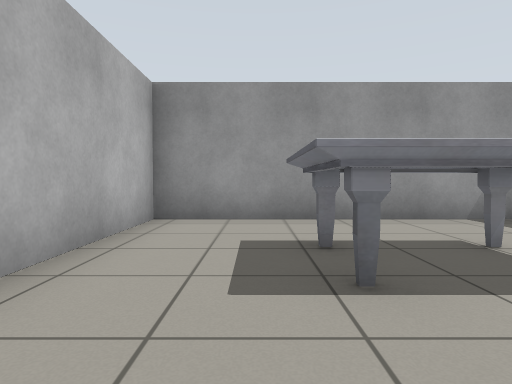
view 1 (above)

15 first-person views from a walk through a world built for the Gazebo simulator. The camera is 0.72 m above the floor, tilts 2° down and sees 75° across. The floor is counted in squares, 1 m on a side. Each view is taken from the middle of a square. On the plan, view 1 faces up. The plan holds only what a view shows up to about 10 squares ahead; the rest is blank.

view 2
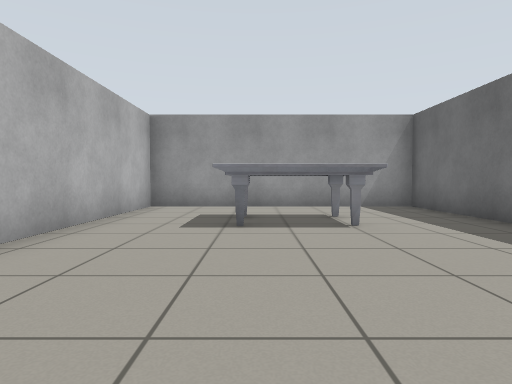

view 3
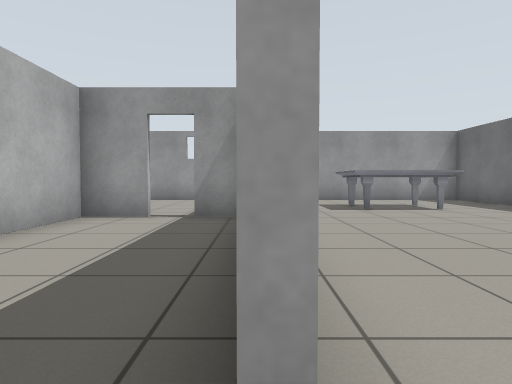

view 4
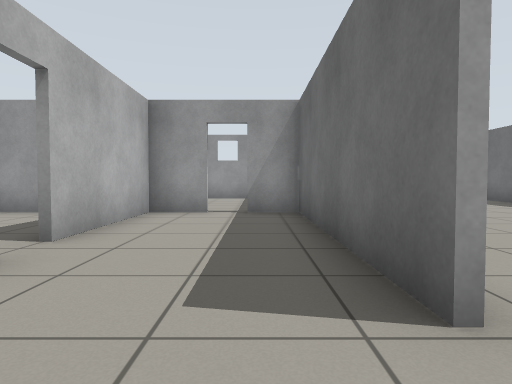

view 5
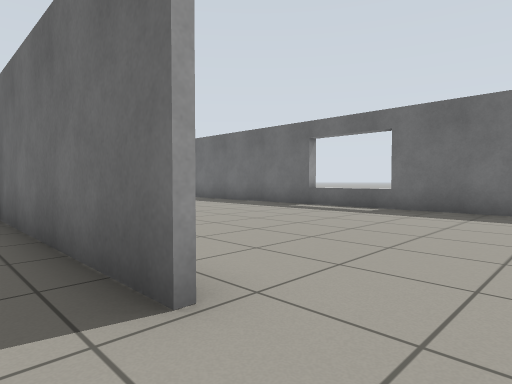

view 6
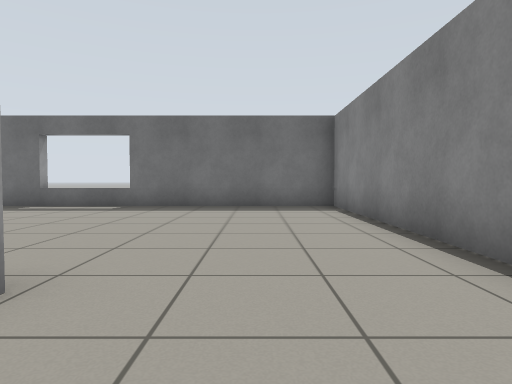

view 7
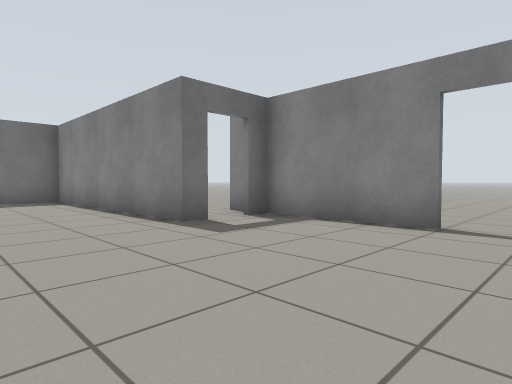

view 8
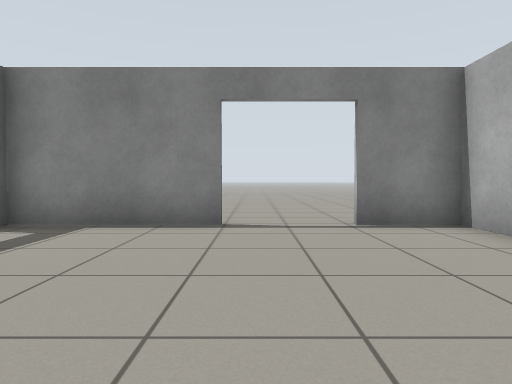

view 9
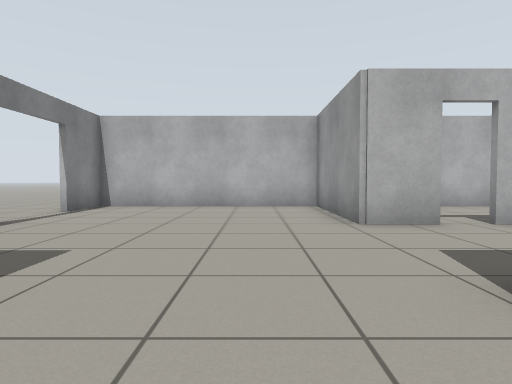

view 10
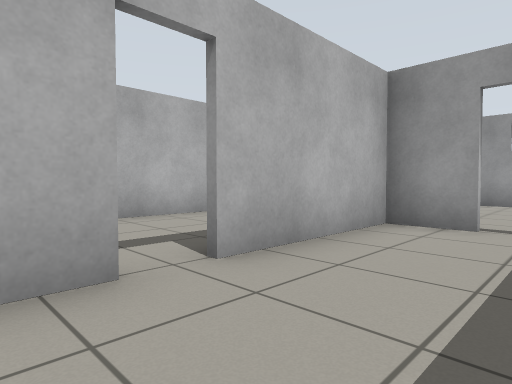

view 11
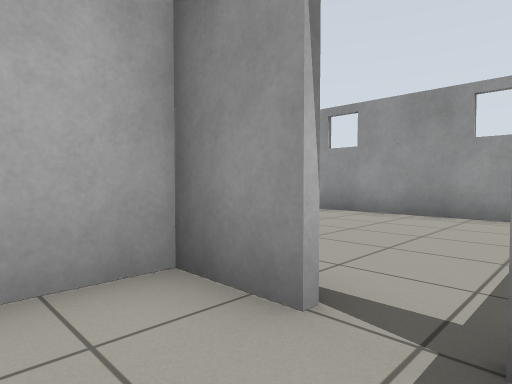

view 12
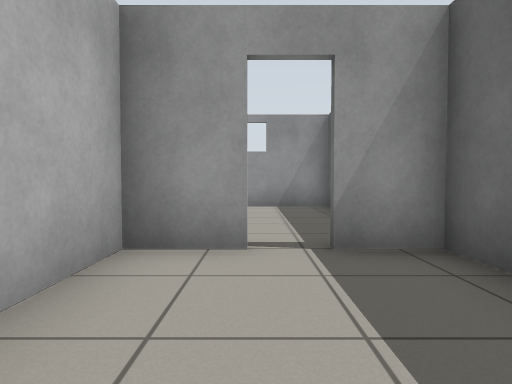

view 13
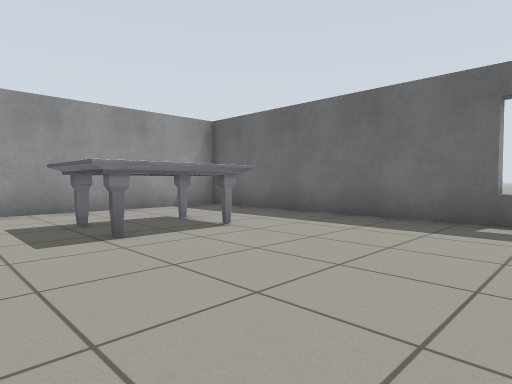

view 14
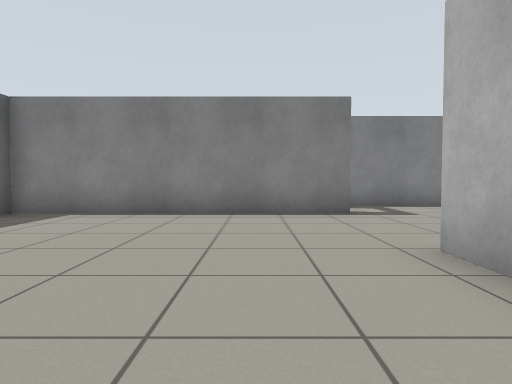

view 15
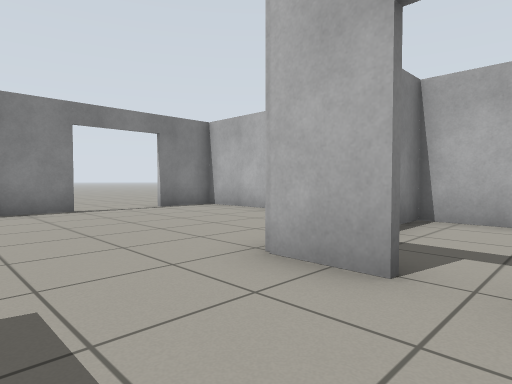

### Floor plan
Points are (right, up) in squares from view 1. A wall is a line through its corners. A room is listed if a view was taken in it or the views show most of it. See-through windows are left out.
Room 1 (views 1, 2, 3, 4, 5, 6, 7, 8, 9, 10, 11, 12, 13, 14, 15)
walls: (-1.9, -4.4) (-1.9, -5.5); (-2, -5.5) (-2, 0.5); (-5.4, -4) (-5.4, -5.4) (-9.3, -5.4); (-4, 0.5) (-5.4, 0.5) (-5.4, -3.1); (-2, -9.8) (-2, -9.2) (5.3, -9.2) (5.3, 6.1) (-1.9, 6.1); (-9.3, -4.9) (-9.3, -11.3) (-7.5, -11.3); (-1.9, 6.3) (-1.9, 0.5) (-3.2, 0.5); (-5.5, -11.3) (-2, -11.3)
ways out: open door at (-5.5, -3.5) to room 2; open door at (-6.5, -11); open door at (-3.5, 0.5); open door at (-2, -10.5)
objects: marble table (1, 2) to (3, 4)
Room 2 (no view inside)
walls: (-9.3, -0.2) (-9.3, -4.9); (-7.8, 0.5) (-8.8, 0.5)
ways out: open door at (-5.5, -3.5) to room 1

Positions as (right, up) in squares from view 1, and headings:
1: (0, 0), facing up
2: (1, -3), facing up
3: (-2, -6), facing up
4: (-3, -7), facing up
5: (-3, -7), facing up-right
6: (-4, -7), facing right
7: (-7, -6), facing down-right
8: (-6, -6), facing down
9: (0, -7), facing left
10: (-3, -5), facing up-left
11: (-3, -1), facing up-left
12: (-4, -3), facing up
13: (-1, -2), facing up-right
14: (0, -2), facing down
15: (-3, -3), facing down-left
